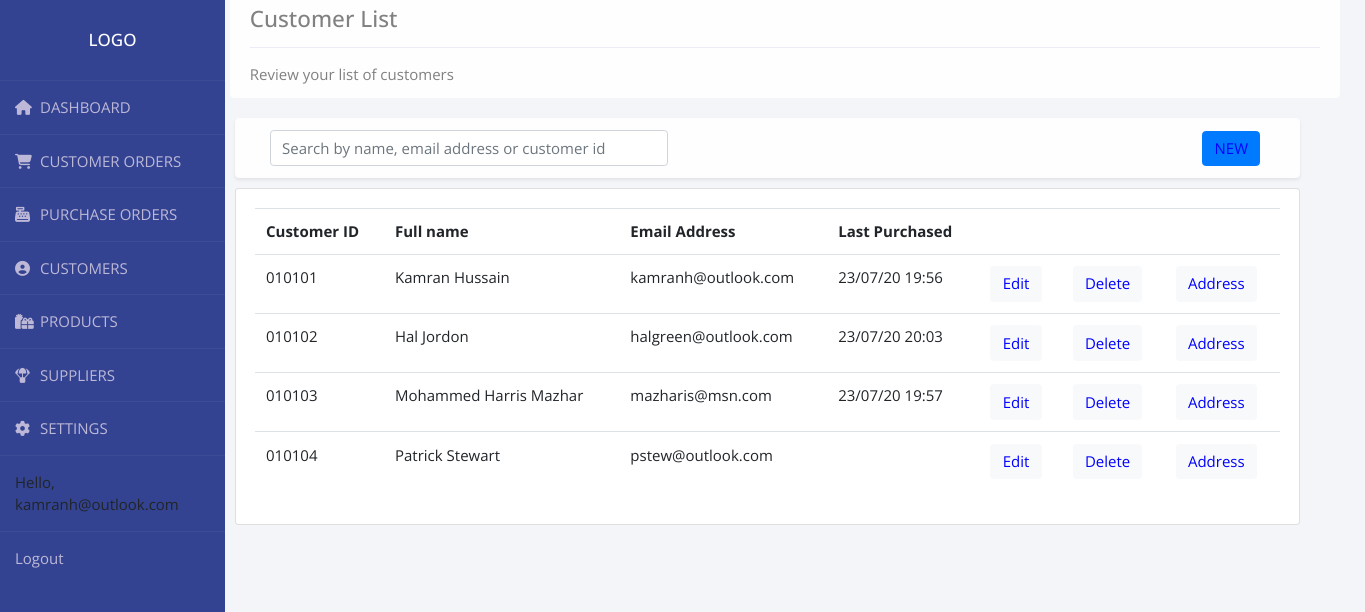
The app's page /customer_list/ (signed in) with its own data.
### accounts/models.py (models this page shows, shortened)
class User(AbstractBaseUser):
    email = models.EmailField(max_length=255, unique=True)
    active = models.BooleanField(default=True)
    staff = models.BooleanField(default=False)
    admin = models.BooleanField(default=False)
    USERNAME_FIELD = 'email'
    REQUIRED_FIELDS = []
    objects = UserManager()
    def __str__(self):
        return self.email
    @property
    def is_active(self):
        return self.active

class Customer(models.Model):
    GENDER = (
        ('Male', 'Male'),
        ('Female', 'Female'),
    )
    TITLE = (
        ('Mr', 'Mr'),
        ('Mrs', 'Mrs'),
        ('Miss', 'Miss'),
        ('Ms', 'Ms'),
        ('Dr', 'Dr'),
        ('Sir', 'Sir'),
        ('Madam', 'Madam'),
    )
    user = models.OneToOneField(User, on_delete=models.CASCADE)
    title = models.CharField(max_length=200, null=True, choices=TITLE)
    first_name = models.CharField(max_length=200, null=True)
    middle_name = models.CharField(max_length=200, blank=True, default='')
    last_name = models.CharField(max_length=200, null=True)
    phone = models.CharField(max_length=200, null=True)
    country = CountryField()
    birth_year = models.CharField(max_length=4, null=True)
    gender = models.CharField(max_length=200, null=True, choices=GENDER)
    date_created = models.DateTimeField(auto_now=True, null=True)
    profile_pic = models.ImageField(null=True, blank=True)
    last_purchase = models.DateTimeField(blank=True, null=True)
    address1 = models.CharField(max_length=1000, null=True)
    address2 = models.CharField(
        max_length=1000, null=True, blank=True, default='')
    city = models.CharField(max_length=1000, null=True)
    county = models.CharField(max_length=1000, null=True)
    post_code = models.CharField(max_length=1000, null=True)
    customer_uuid = models.UUIDField(default=uuid.uuid4)

### accounts/views.py (the view)
# urls.py: path('customer_list/', views.customer_list, name="customer_list"),
@login_required(login_url='login')
def customer_list(request):
    users = User.objects.all().select_related('customer')
    customer_list = Customer.objects.annotate(
        latest=Max('order__date_created'))
    order = Order.objects.all()
    k = Order.objects.values('customer_full_name_id').annotate(
        last_created=Max('date_created'))
    myFilter1 = CustomerlistFilter(request.GET, queryset=customer_list)
    customer_list = myFilter1.qs
    context = {'customer_list': customer_list,
               'myFilter1': myFilter1, 'order': order, 'k': k, 'users': users}
    return render(request, 'accounts/customer_list.html', context)

### accounts/templates/accounts/customer_list.html (shortened to what this page needs)
{%  extends 'accounts/main.html' %}
{% load crispy_forms_tags %}
{% block content %}
<div class="row">
	<div class="col-xs-30 col-md-20">
		<div class="container fluid-lg-right" style="margin-top: -2rem;width: 4000px; padding-left:-20rem">
			<div class=" alert alert-light " role="alert">
				<h4 class="alert-heading">Customer List</h4>
				<hr>
				<p class="mb-0">Review your list of customers</p>
			</div>
		</div>
	</div>
</div>
<div class='row'>
	<div class="col-xs-30 col-md-17">
		<div class="container fluid-lg-right" style="padding:20px; margin-top: -1rem;width: 1105px">
			<div class="alert alert-light shadow-sm">
				<form class="form-inline" method="GET">
					<div class="form-group col-md-5 mb-0">
						{{myFilter1.form.q| as_crispy_field}}
				</form>
			</div>
			<div style="float: right;margin-top: -3rem; padding: 10px 20px ; border-radius: 50px ;">
				<a class="btn btn-primary" href="{% url 'new_customer_profile' %}" role="button">NEW</a>
			</div>
		</div>
	</div>
</div>
</div>
</div>
<div class="row">
	<div class="col-xs-30 col-md-17">
		<div class="container float-sm-left" style="padding:20px;margin-top: -3rem;width: 1105px">
			<div class="card card-body">
				<table class="table">
					<tr>
						<th>Customer ID</th>
						<th>Full name</th>
						<th>Email Address</th>
						<th>Last Purchased</th>
						<th></th>
						<th></th>
						<th></th>
					</tr>
					{% for d in customer_list %}
					<tr>
						<td>01010{{d.id}} </td>
						<td>{{d.first_name}} {{d.middle_name}} {{d.last_name}}</td>
						<td>{{d.user.email}}</td>
						<td>{{d.latest|date:"d/m/y" }} {{d.latest|time:"H:i"}}</td>
						<td><a class="btn btn-light" name="edit_customer"
								href="{% url 'customer_profile' d.user.id %}">Edit</a>
						</td>
						<td><a class="btn btn-light" href="{% url 'delete_profile' d.user.id %}">Delete</a></td>
						<td><a class="btn btn-light" href="{% url 'address_customer' d.user.id %}">Address</a></td>
					</tr>
					{% endfor %}
				</table>
			</div>
		</div>
	</div>
</div>
{% endblock content %}

### accounts/templates/accounts/navbar.html (shortened to what this page needs)
{% load static %}
  <nav class="nav flex-column float-left">
    <div class="wrapper">
      <div class="sidebar">
        <h2>Logo</h2>
        <ul>
          <li>
            <a href="{% url 'home' %}"><i class="fas fa-home"></i>DASHBOARD</a>
          </li>
          <li>
            <a href="{% url 'customer_order_list' %}"><i class="fas fa-shopping-cart"></i>CUSTOMER ORDERS</a>
          </li>
          <li>
            <a href=""><i class="fas fa-cash-register"></i>PURCHASE ORDERS</a>
          </li>
          <li>
            <a href="{% url 'customer_list' %}"><i class="fas fa-user-circle"></i>CUSTOMERS</a>
          </li>
          <li>
            <a href="{% url 'product_list' %}"><i class="fas fa-gifts"></i>PRODUCTS</a>
          </li>
          <li>
            <a href=""><i class="fas fa-parachute-box"></i>SUPPLIERS</a>
          </li>
          <li>
            <a href=""><i class="fas fa-cog"></i>SETTINGS</a>
          </li>
          <li>
            <span class="hello-msg">Hello, {{request.user}}</span>
          </li>
          <li>
            <span><a class="hello-msg" href="{% url 'logout' %}">Logout</a></span>
          </li>
        </ul>
      </div>
    </div>
  </nav>

### static/css/main.css (style rules this page uses)
body { background-color: #94d8f7; width: 100%; margin:auto; height:auto; display:block; }

### accounts/templates/accounts/navbar.html (style rules this page uses)
* { margin:0; padding:0; box-sizing: border-box; list-style: none; text-decoration: none; font-family: 'Open Sans', sans-serif; font-size: 15px; }
h2 { font-size: 17px; }
body { background: #f3f5f9; }
.wrapper { display:flex; position: relative; }
.wrapper .sidebar { position: fixed; width: 225px; height: 100%; background: #334391; padding: 30px 0; }
.wrapper .sidebar h2 { color: #fff; text-transform: uppercase; text-align: center; margin-bottom: 30px; }
.wrapper .sidebar ul li { padding: 15px; border-bottom: 1px solid rgba(0,0,0,0,0.05); border-top: 1px solid rgba(225,225,225,0.05); }
.wrapper .sidebar ul li a { color: #bdb8d7; display: block; }
.wrapper .sidebar ul li a .fas { width: 25px; }

### accounts/templates/accounts/customer_list.html (style rules this page uses)
.btn { color: blue; }

### records on screen
User: user "kamranh@outlook.com"
Customer: id "1", first_name "Kamran", last_name "Hussain", user.email "kamranh@outlook.com", latest "23/07/20", latest "19:56"
Customer: id "2", first_name "Hal", last_name "Jordon", user.email "halgreen@outlook.com", latest "23/07/20", latest "20:03"
Customer: id "3", first_name "Mohammed", middle_name "Harris", last_name "Mazhar", user.email "mazharis@msn.com", latest "23/07/20", latest "19:57"
Customer: id "4", first_name "Patrick", last_name "Stewart", user.email "pstew@outlook.com"
